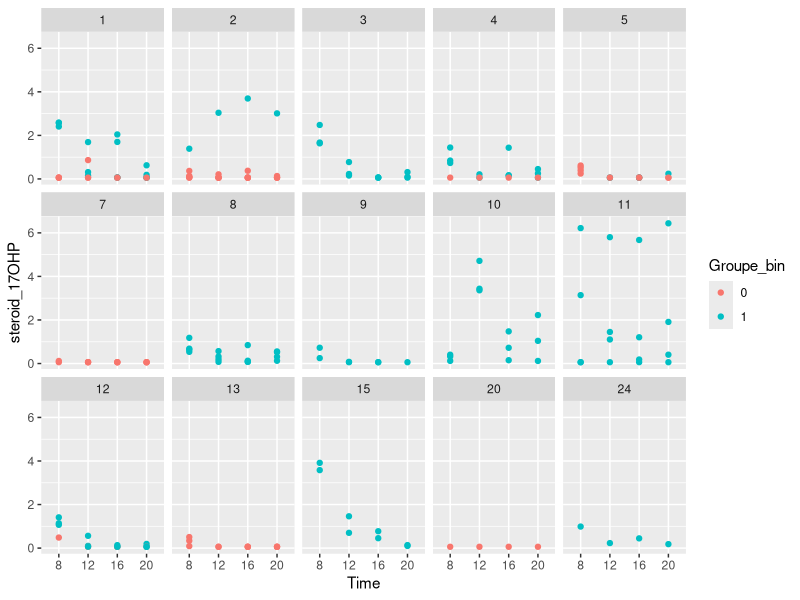
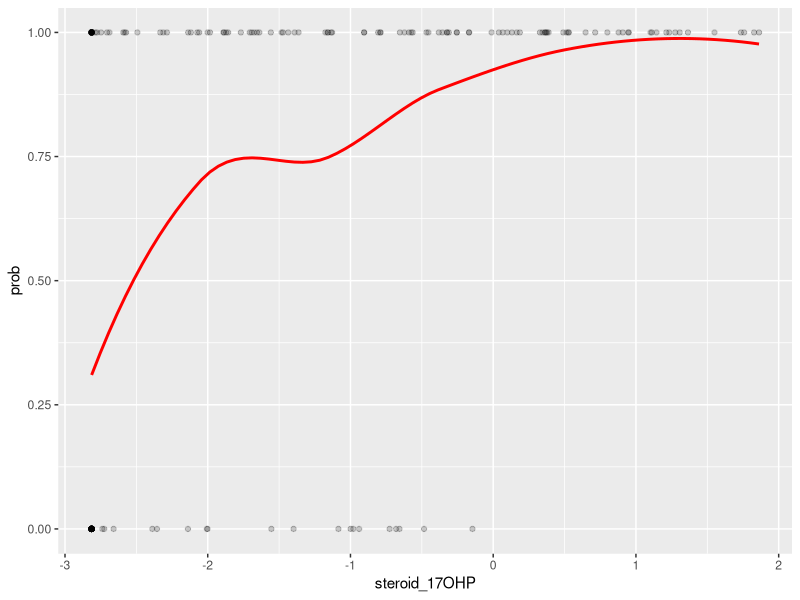
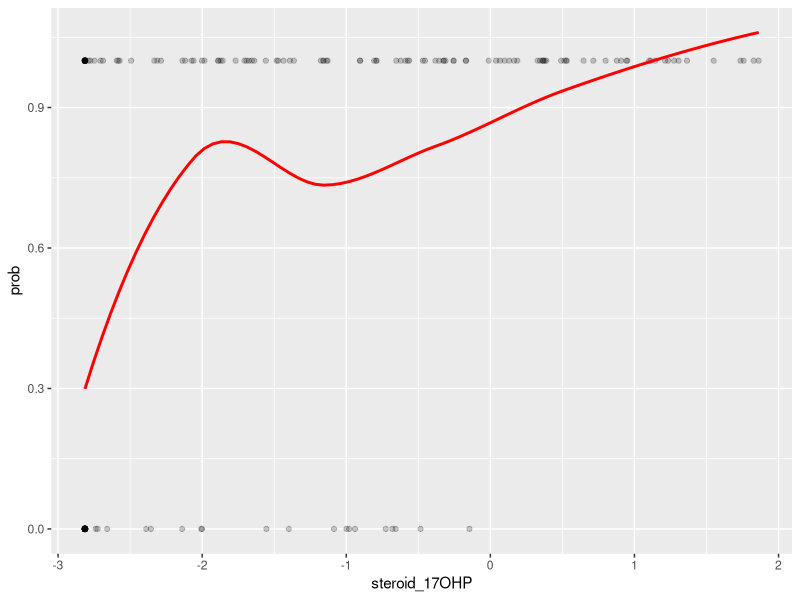

R code for these plots, in order:
## ---- chunk 1
library(lme4)
library(dplyr)
library(readxl)
library(stringr)
library(tidyr)
library(ggplot2)
## ---- chunk 2
df <- read_excel("Data_salive_steroides_cinetique.xlsx")
head(df)
## ---- chunk 3
df <- df %>%
  pivot_longer(
    cols = c(`8h_17OHP`, `12h_17OHP`, `16h_17OHP`, `20h_17OHP`),
    names_to = "Time",
    values_to = "steroid_17OHP"
  ) %>%
  mutate(
    # Nettoyer l'heure pour avoir un truc propre
    Time = factor(Time,
                  levels = c("8h_17OHP", "12h_17OHP", "16h_17OHP", "20h_17OHP"),
                  labels = c("8", "12", "16", "20")),
    Groupe_bin = ifelse(Groupe == "Gp non contrôlé", 1, 0),
    Groupe_bin = factor(Groupe_bin),
    Gender = factor(Gender),
    `Puberty stage` = factor(`Puberty stage`),
    Patient_number = factor(`Patient number`)
  )
## ---- chunk 4
df <- df %>%
  mutate(
    Puberty_stage_simple = case_when(
      `Puberty stage` %in% c(1, 2) ~ "prepubertal",
      TRUE ~ "pubertal"
    ),
    Puberty_stage_simple = factor(Puberty_stage_simple)
  )
## ---- chunk 5
df_d<- df %>%
  select(Patient_number, Gender, Puberty_stage_simple,
         Time, steroid_17OHP, Groupe_bin)
## ---- chunk 6

ggplot(df_d, aes(x = Time, y =  steroid_17OHP, color=Groupe_bin)) +
  geom_point()+facet_wrap(facets = vars(Patient_number), nrow = 3)
## ---- chunk 7
mod_17ohp <- glmer(
  Groupe_bin ~ log(steroid_17OHP + 1e-6) +
    Gender  + Puberty_stage_simple+
    (1 | Patient_number),
  data = df_d,
  family = binomial,
  control = glmerControl(optimizer = "bobyqa")
)
summary(mod_17ohp)
## ---- chunk 8
ranef(mod_17ohp)
## ---- chunk 9
df_model <- model.frame(mod_17ohp)# uniquement les lignes complètes

df_model$steroid_17OHP <- model.frame(mod_17ohp)[[ "log(steroid_17OHP + 1e-06)" ]]
df_model$fitted <- fitted(mod_17ohp)
df_model$prob <- fitted(mod_17ohp)

df_model <- df_model[order(df_model$steroid_17OHP), ]
# Plot
library(ggplot2)
ggplot(df_model, aes(x = steroid_17OHP, y = prob)) +
  geom_point(aes(y = as.numeric(Groupe_bin)-1), alpha = 0.2) +
  geom_smooth(method = "loess", se = FALSE, color = "red", span = 0.8)

## ---- chunk 10
m17 <- glmer(
  Groupe_bin ~ steroid_17OHP +
    Gender  + Puberty_stage_simple+
    (1 | Patient_number),
  data = df_d,
  family = binomial,
  control = glmerControl(optimizer = "bobyqa")
)
summary(m17)
## ---- chunk 11
df$day <- as.numeric(sub(".*T", "", df$PATIENT))
df_dd <-df %>%
  select(Patient_number, Gender, Puberty_stage_simple,
         Time, steroid_17OHP, Groupe_bin,day)
## ---- chunk 12
m17day <- glmer(
  Groupe_bin ~ log(steroid_17OHP+1e-6)+
  Gender  + Puberty_stage_simple+ (1|Patient_number:day)+(1 | Patient_number),
  data = df_dd,
  family = binomial,
  control = glmerControl(optimizer = "bobyqa")
)
summary(m17day)
## ---- chunk 13
df_model2 <- model.frame(m17day)# uniquement les lignes complètes

df_model2$steroid_17OHP <- model.frame(m17day)[[ "log(steroid_17OHP + 1e-06)" ]]
df_model2$fitted <- fitted(m17day)
df_model2$prob <- fitted(m17day)

df_model2 <- df_model2[order(df_model2$steroid_17OHP), ]
# Plot
library(ggplot2)
ggplot(df_model2, aes(x = steroid_17OHP, y = prob)) +
  geom_point(aes(y = as.numeric(Groupe_bin)-1), alpha = 0.2) +
  geom_smooth(method = "loess", se = FALSE, color = "red", span = 0.8)
